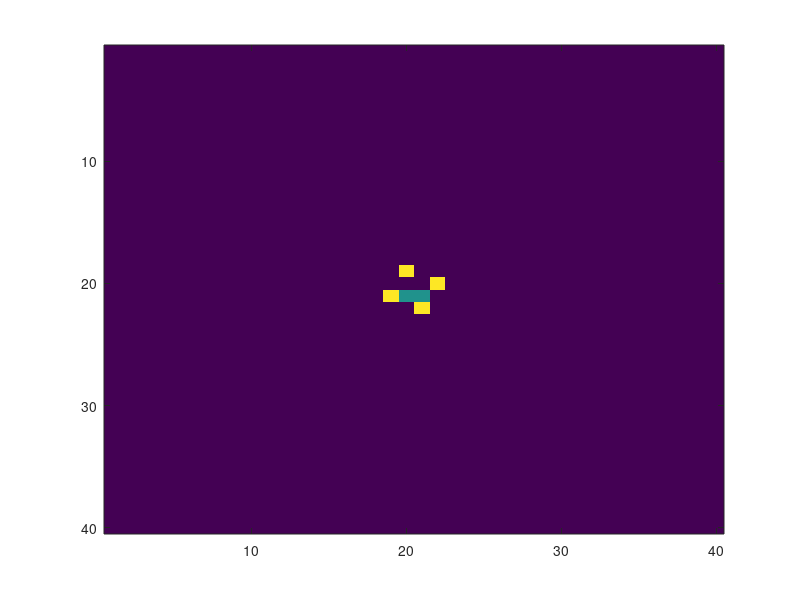

The MATLAB script that drew this image: (Note: this script raises an error after producing the figure.)
clear all;

%input grid number
n = 40;

I = zeros(n); %create grid
%{
I(20,20) = 1;
I(20,21) = 1;
%}
I(21,20) = 1;
I(21,21) = 1;
I(19,20) = 2;
I(20,22) = 2;
I(22,21) = 2;
I(21,19) = 2;


imagesc(I); %plot
waitforbuttonpress;
%for tentime = 1:10
for t = 1:2000
    
    I = transit(n,I);
    %waitforbuttonpress;
    imagesc(I)
    pause(0.02)
    %firecell(tentime, t) = 0;
    %for i = 1:n
      %  for j = 1:n
      %      if I(i,j) == 1
       %         firecell(tentime,t) = firecell(tentime,t) + 1;
       %     end
       % end
    end
    
    
%%end

%now do transit 





           



